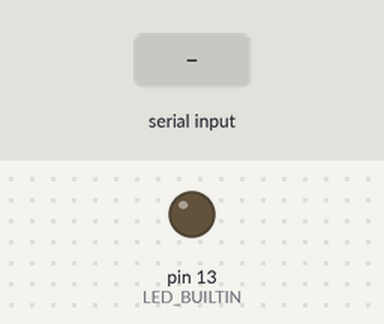
The sketch below on a simulated Arduino Uno, built with avr-gcc and run on an emulated ATmega328P. Shown: output pins drawn as LEDs (lit = HIGH). Inputs (shaded band) come from the test bench. What the sketch prints to the serial monitor is not drawn.

Above: at 1.2 s.
1.3 s: byte 161 (0xA1) received over Serial
At 1.9 s:
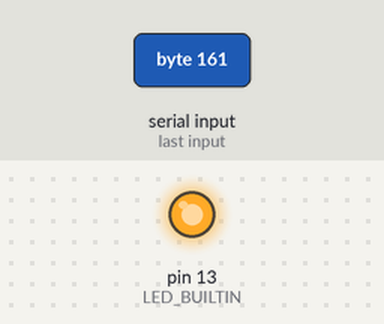
Timing chart, 0 to 4.3 s (numbered marks = the images above; inputs shaded):
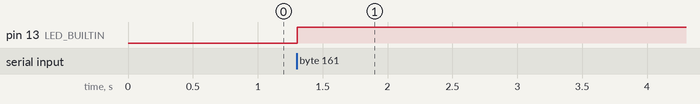

Measured:
- after the input at 1.3 s, pin 13 (LED_BUILTIN): LOW → HIGH at once

The sketch:

McuCode.ino
```cpp
struct stdataSend {
  uint8_t header = 0xf1;
  uint8_t id_board = 3;
  uint8_t size = 5; // حجم ثابت
  float sensor_list[30]; // المصفوفة بحجم ثابت
  uint32_t check_sum = 0;
};

int x = 0;
unsigned long timer =0 ;


stdataSend data;
uint32_t calculate_chk_sum(stdataSend &d) {
    float sum = 0;
    for (int i = 0; i < d.size; i++) {
        sum += d.sensor_list[i];
    }
    return (uint32_t)sum;
}
bool isHandshakeDone = false;

void setup() {
  Serial.begin(9600);
  pinMode(LED_BUILTIN, OUTPUT);
  timer = millis();
}

void loop() {
  if (!isHandshakeDone) {
    if (Serial.available() > 0) {
      uint8_t incomingByte = Serial.read();
      if (incomingByte == 0xA1) {
        Serial.write(0xB2);
        isHandshakeDone = true;
        digitalWrite(LED_BUILTIN, HIGH);
      }
    }
  }
  else {

    if (Serial.available() > 0) {
      uint8_t byte = Serial.read();
      if (byte == 0xFF) {
        isHandshakeDone = false;
        digitalWrite(LED_BUILTIN, LOW);
        return;
      }
      else if (byte == 0xA1){
        Serial.write(0xB2);
      }
    }

    else if (millis() - timer >= 1000){
        sendBinaryData();
        timer = millis();
    }

  }
  delay(10);
}

void sendBinaryData() {
  if (x > 255){
    x = 50 ;
  }
  x++;
  data.sensor_list[0] = x;
  data.sensor_list[1] =5;
  data.sensor_list[2] = 7;
  data.sensor_list[3] = 2.0;
  data.sensor_list[4] = 260;


  data.check_sum = calculate_chk_sum(data);
  Serial.write((uint8_t*)&data, sizeof(data));
}
```
